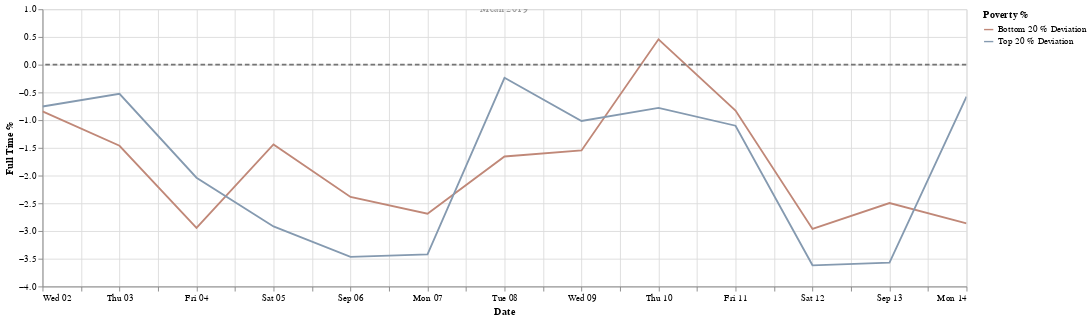

Source (notebook cell):
### Markdown cell above
**September 8, 2020:** Chicago Public Schools began its fall quarter with remote learning, with families across the city reporting a range of successes and frustrations.

### Code cell
start_date = '2020-09-1'
end_date = '2020-09-14'
df4 = apply_date_filter(df,start_date,end_date)
chart = create_chart(df4)
chart

### Figure 1 — Vega-Lite specification as saved in the notebook (floating-point values rounded to 4 significant figures)
{"config": {"view": {"continuousHeight": 300, "continuousWidth": 400}, "range": {"category": {"scheme": ["#FF4500", "#a0aab4", "#4E79A7"]}}}, "layer": [{"data": {"name": "data-8e405d7be209755a1fd8e0fcc153978e"}, "mark": "line", "encoding": {"color": {"type": "nominal", "field": "Poverty %"}, "x": {"type": "temporal", "field": "date", "title": "Date"}, "y": {"type": "quantitative", "field": "full_time_work", "title": "Full Time %"}}, "selection": {"selector004": {"type": "interval", "bind": "scales", "encodings": ["x", "y"]}}, "transform": [{"fold": ["Bottom 20 % Deviation", "Top 20 % Deviation"], "as": ["Poverty %", "full_time_work"]}], "width": 1000}, {"data": {"name": "data-7f3a6b86ed460c4e648f2393735a11f6"}, "mark": {"type": "rule", "color": "#757575", "size": 2, "strokeDash": [5, 3]}, "encoding": {"size": {"value": 2}, "y": {"type": "quantitative", "field": "Mean 2019"}}}, {"data": {"name": "data-d764767e7dd3b10b2c76c1355ce10ef3"}, "mark": {"type": "text", "angle": 0, "text": "Mean 2019"}, "encoding": {"opacity": {"value": 0.4}, "y": {"type": "quantitative", "field": "y"}}}], "$schema": "https://vega.github.io/schema/vega-lite/v4.8.1.json", "datasets": {"data-8e405d7be209755a1fd8e0fcc153978e": [{"date": "2020-09-12T00:00:00+00:00", "Top 20 %": 2.38, "Bottom 20 %": 3.037, "Top 20 % Deviation": -3.619, "Bottom 20 % Deviation": -2.962}, {"date": "2020-09-11T00:00:00+00:00", "Top 20 %": 4.898, "Bottom 20 %": 5.172, "Top 20 % Deviation": -1.101, "Bottom 20 % Deviation": -0.8262}, {"date": "2020-09-06T00:00:00+00:00", "Top 20 %": 2.531, "Bottom 20 %": 3.613, "Top 20 % Deviation": -3.468, "Bottom 20 % Deviation": -2.385}, {"date": "2020-09-14T00:00:00+00:00", "Top 20 %": 5.422, "Bottom 20 %": 3.136, "Top 20 % Deviation": -0.5761, "Bottom 20 % Deviation": -2.863}, {"date": "2020-09-13T00:00:00+00:00", "Top 20 %": 2.427, "Bottom 20 %": 3.503, "Top 20 % Deviation": -3.571, "Bottom 20 % Deviation": -2.495}, {"date": "2020-09-02T00:00:00+00:00", "Top 20 %": 5.244, "Bottom 20 %": 5.155, "Top 20 % Deviation": -0.7543, "Bottom 20 % Deviation": -0.8431}, {"date": "2020-09-03T00:00:00+00:00", "Top 20 %": 5.474, "Bottom 20 %": 4.536, "Top 20 % Deviation": -0.5244, "Bottom 20 % Deviation": -1.463}, {"date": "2020-09-05T00:00:00+00:00", "Top 20 %": 3.081, "Bottom 20 %": 4.561, "Top 20 % Deviation": -2.917, "Bottom 20 % Deviation": -1.438}, {"date": "2020-09-09T00:00:00+00:00", "Top 20 %": 4.983, "Bottom 20 %": 4.452, "Top 20 % Deviation": -1.016, "Bottom 20 % Deviation": -1.546}, {"date": "2020-09-04T00:00:00+00:00", "Top 20 %": 3.961, "Bottom 20 %": 3.055, "Top 20 % Deviation": -2.038, "Bottom 20 % Deviation": -2.944}, {"date": "2020-09-07T00:00:00+00:00", "Top 20 %": 2.576, "Bottom 20 %": 3.31, "Top 20 % Deviation": -3.422, "Bottom 20 % Deviation": -2.688}, {"date": "2020-09-10T00:00:00+00:00", "Top 20 %": 5.218, "Bottom 20 %": 6.456, "Top 20 % Deviation": -0.7805, "Bottom 20 % Deviation": 0.4578}, {"date": "2020-09-08T00:00:00+00:00", "Top 20 %": 5.762, "Bottom 20 %": 4.343, "Top 20 % Deviation": -0.2366, "Bottom 20 % Deviation": -1.656}], "data-7f3a6b86ed460c4e648f2393735a11f6": [{"Mean 2019": 0}], "data-d764767e7dd3b10b2c76c1355ce10ef3": [{"y": 1}]}}
